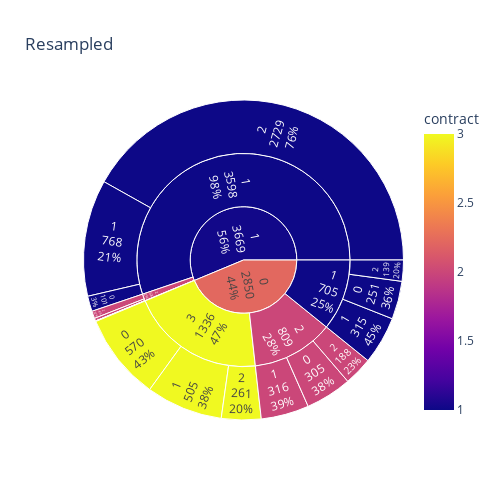
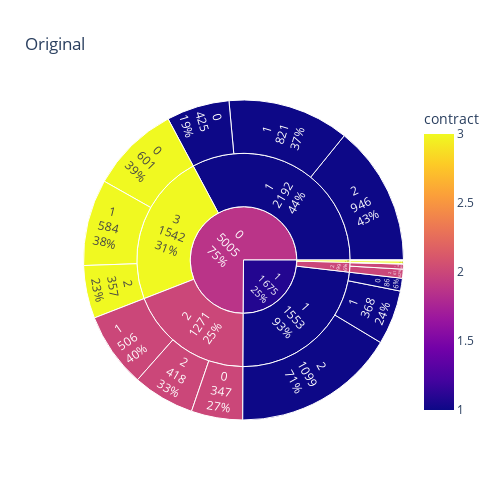

Write notebook code for charts like these, in order.
### Markdown cell above
<h1>Final comparison</h1>

### Code cell
plot_target(df_resampled, title="Resampled")
plot_target(df, title="Original")

### Figure 1 — Plotly figure (JSON) as saved in the notebook; plotly's stock layout.template omitted (floating-point values rounded to 4 significant figures)
{"data": [{"branchvalues": "total", "customdata": [[1], [1], [2], [2], [3], [1], [1], [2], [2], [3], [1], [1], [2], [2], [3], [3], [1], [1], [2], [2], [3], [3], [2.221], [1.02]], "domain": {"x": [0, 1], "y": [0, 1]}, "ids": ["0/1/0", "1/1/0", "0/2/0", "1/2/0", "0/3/0", "0/1/1", "1/1/1", "0/2/1", "1/2/1", "0/3/1", "0/1/2", "1/1/2", "0/2/2", "1/2/2", "0/3/2", "1/3/2", "0/1", "1/1", "0/2", "1/2", "0/3", "1/3", "0", "1"], "labels": ["0", "0", "0", "0", "0", "1", "1", "1", "1", "1", "2", "2", "2", "2", "2", "2", "1", "1", "2", "2", "3", "3", "0", "1"], "marker": {"coloraxis": "coloraxis", "colors": [1, 1, 2, 2, 3, 1, 1, 2, 2, 3, 1, 1, 2, 2, 3, 3, 1, 1, 2, 2, 3, 3, 2.221, 1.02]}, "name": "", "parents": ["0/1", "1/1", "0/2", "1/2", "0/3", "0/1", "1/1", "0/2", "1/2", "0/3", "0/1", "1/1", "0/2", "1/2", "0/3", "1/3", "0", "1", "0", "1", "0", "1", "", ""], "textinfo": "label+percent parent+value", "type": "sunburst", "values": [251, 101, 305, 1, 570, 315, 768, 316, 18, 505, 139, 2729, 188, 49, 261, 3, 705, 3598, 809, 68, 1336, 3, 2850, 3669]}], "layout": {"coloraxis": {"colorbar": {"title": {"text": "contract"}}, "colorscale": [[0, "#0d0887"], [0.1111, "#46039f"], [0.2222, "#7201a8"], [0.3333, "#9c179e"], [0.4444, "#bd3786"], [0.5556, "#d8576b"], [0.6667, "#ed7953"], [0.7778, "#fb9f3a"], [0.8889, "#fdca26"], [1, "#f0f921"]]}, "height": 500, "legend": {"tracegroupgap": 0}, "title": {"text": "Resampled"}, "width": 500}}

### Figure 2 — Plotly figure (JSON) as saved in the notebook; plotly's stock layout.template omitted (floating-point values rounded to 4 significant figures)
{"data": [{"branchvalues": "total", "customdata": [[1], [1], [2], [2], [3], [3], [1], [1], [2], [2], [3], [3], [1], [1], [2], [2], [3], [3], [1], [1], [2], [2], [3], [3], [1.87], [1.087]], "domain": {"x": [0, 1], "y": [0, 1]}, "ids": ["0/1/0", "1/1/0", "0/2/0", "1/2/0", "0/3/0", "1/3/0", "0/1/1", "1/1/1", "0/2/1", "1/2/1", "0/3/1", "1/3/1", "0/1/2", "1/1/2", "0/2/2", "1/2/2", "0/3/2", "1/3/2", "0/1", "1/1", "0/2", "1/2", "0/3", "1/3", "0", "1"], "labels": ["0", "0", "0", "0", "0", "0", "1", "1", "1", "1", "1", "1", "2", "2", "2", "2", "2", "2", "1", "1", "2", "2", "3", "3", "0", "1"], "marker": {"coloraxis": "coloraxis", "colors": [1, 1, 2, 2, 3, 3, 1, 1, 2, 2, 3, 3, 1, 1, 2, 2, 3, 3, 1, 1, 2, 2, 3, 3, 1.87, 1.087]}, "name": "", "parents": ["0/1", "1/1", "0/2", "1/2", "0/3", "1/3", "0/1", "1/1", "0/2", "1/2", "0/3", "1/3", "0/1", "1/1", "0/2", "1/2", "0/3", "1/3", "0", "1", "0", "1", "0", "1", "", ""], "textinfo": "label+percent parent+value", "type": "sunburst", "values": [425, 86, 347, 4, 601, 2, 821, 368, 506, 34, 584, 4, 946, 1099, 418, 61, 357, 17, 2192, 1553, 1271, 99, 1542, 23, 5005, 1675]}], "layout": {"coloraxis": {"colorbar": {"title": {"text": "contract"}}, "colorscale": [[0, "#0d0887"], [0.1111, "#46039f"], [0.2222, "#7201a8"], [0.3333, "#9c179e"], [0.4444, "#bd3786"], [0.5556, "#d8576b"], [0.6667, "#ed7953"], [0.7778, "#fb9f3a"], [0.8889, "#fdca26"], [1, "#f0f921"]]}, "height": 500, "legend": {"tracegroupgap": 0}, "title": {"text": "Original"}, "width": 500}}
